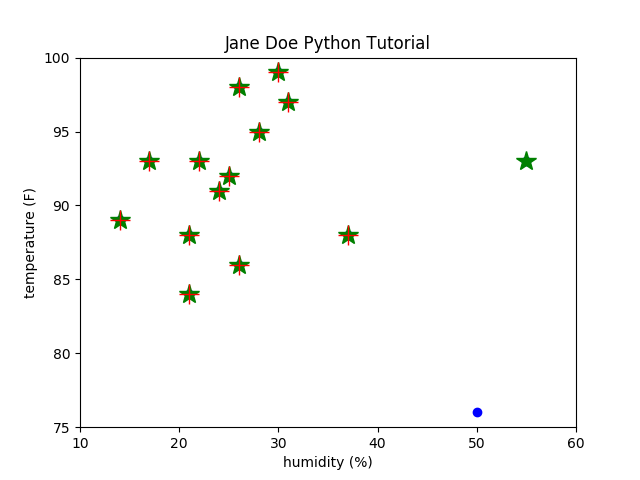

Recreate this plot in Python.
import sys
import numpy as np
import matplotlib.pyplot as plt


def main():
  # Oh boy, this where I self-troll.
  # Does "number letters" include hyphens or not?
  myarray = np.arange(1, len('Cating-Subramanian') + 1)
  print(myarray)
  rootarray = myarray ** 0.5
  print(rootarray)
  ratio = myarray / rootarray
  print(ratio)
  print(rootarray * ratio)
  # sqrt(a) * (a / sqrt(a)) == a

  data = np.loadtxt('ps2tutorial.data')
  temperature = data[:, 0]
  humidity = data[:, 1]
  print(humidity[humidity < 20])
  print(temperature[humidity < 20])

  plt.plot(humidity, temperature, 'b.', markersize=12)
  plt.title('Jane Doe Python Tutorial')
  plt.xlabel('humidity (%)')
  plt.ylabel('temperature (F)')
  plt.xlim(10, 60)
  plt.ylim(75, 100)
  plt.plot(
      humidity[(temperature > 80) & (temperature < 100)],
      temperature[(temperature > 80) & (temperature < 100)],
      'g*',
      markersize=15)
  plt.plot(
      humidity[(humidity >= 10) & (humidity <= 40)],
      temperature[(humidity >= 10) & (humidity <= 40)],
      'r+',
      markersize=15)
  plt.savefig('ps2tutorial.png')


if __name__ == '__main__':
  sys.exit(main())
